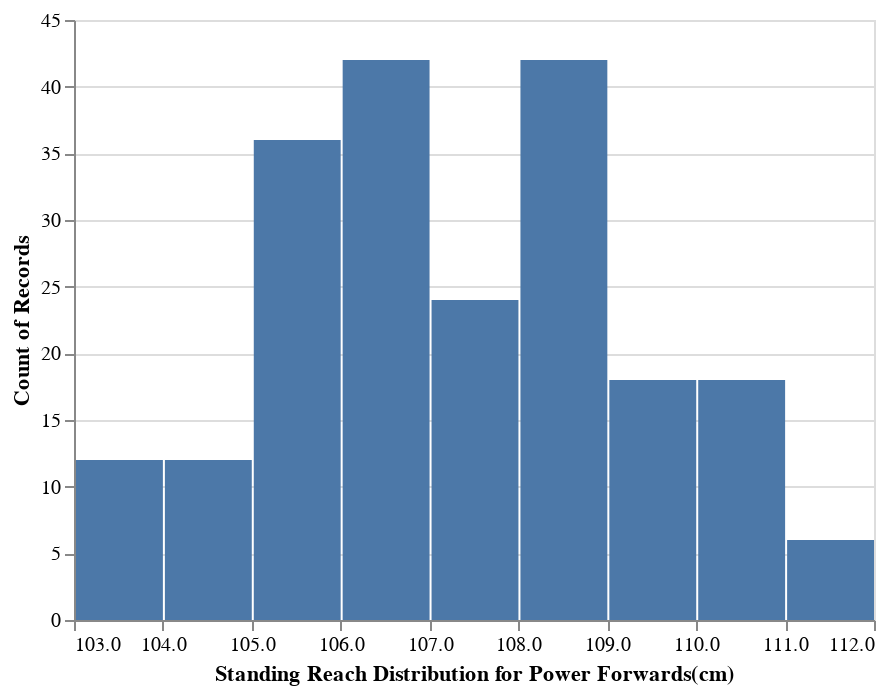

Notebook code for this chart:
### Code cell
#Let's visualize the distribution of standing reach amongst power forwards

POWERFORWARD_FILTER =  allclasses['POSITION'] == 'PF'

allclasses_powerforwards = allclasses[POWERFORWARD_FILTER]

base = alt.Chart(allclasses_powerforwards).properties()

bar = base.mark_bar().encode(
    x=alt.X('STANDING_REACH', bin=True, title='Standing Reach Distribution for Power Forwards(cm)'),
    y='count()'
)



bar

### Figure 1 — Vega-Lite specification as saved in the notebook (floating-point values rounded to 4 significant figures; data arrays with more than 128 entries replaced by an {"elided": "..."} marker saying what was removed)
{"config": {"view": {"continuousWidth": 400, "continuousHeight": 300}}, "data": {"name": "data-b213f2914e2d6f765f3dd9e7149075a5"}, "mark": "bar", "encoding": {"x": {"type": "quantitative", "bin": true, "field": "STANDING_REACH", "title": "Standing Reach Distribution for Power Forwards(cm)"}, "y": {"type": "quantitative", "aggregate": "count"}}, "$schema": "https://vega.github.io/schema/vega-lite/v4.8.1.json", "datasets": {"data-b213f2914e2d6f765f3dd9e7149075a5": {"elided": "210 records"}}}
